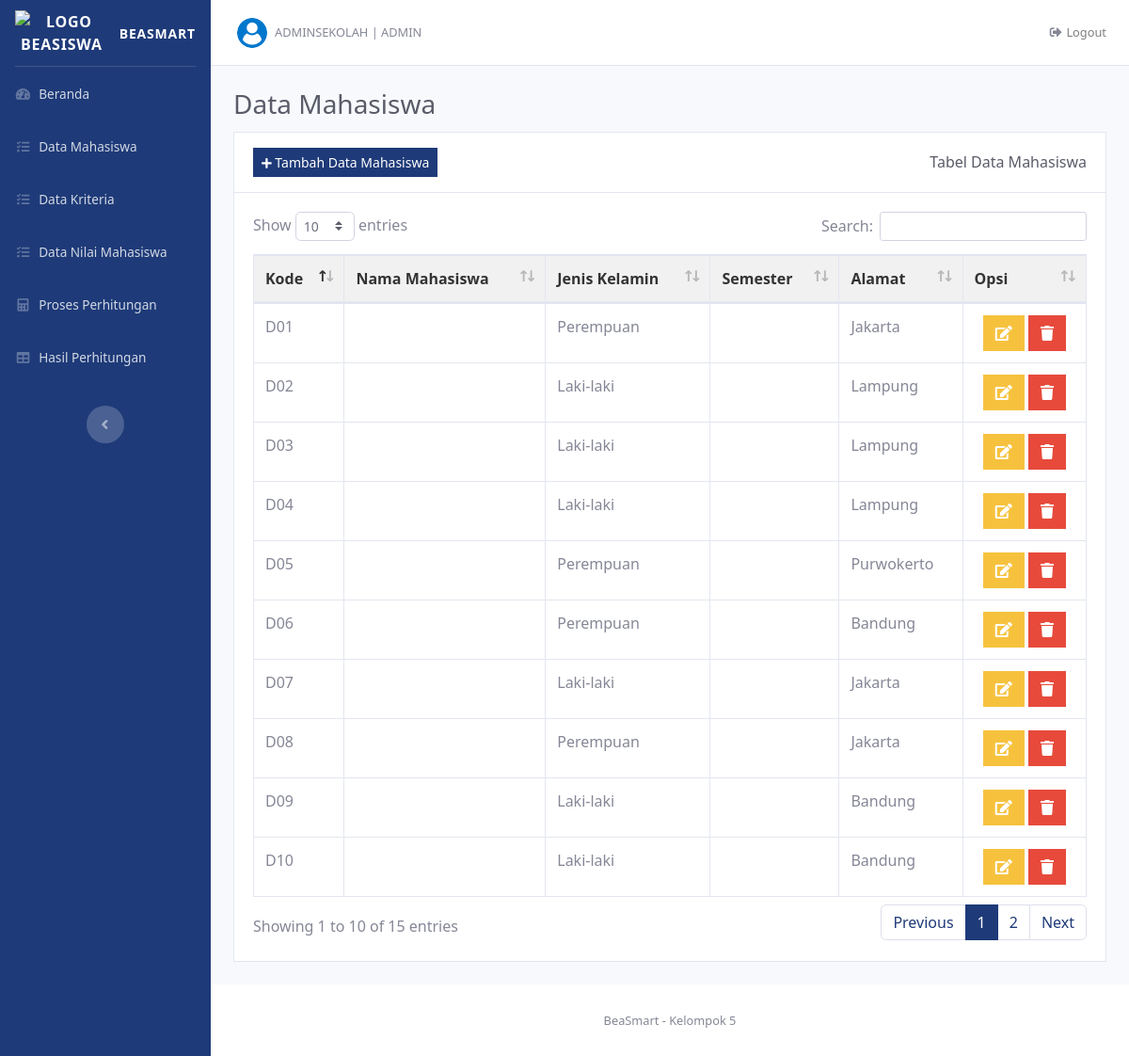
The app's page /index.php?page=data_mahasiswa (signed in) with its own data.
### tables this page shows
CREATE TABLE `data_alternatif` (
  `ID_Alter` int(15) NOT NULL,
  `Nama_Siswa` varchar(100) DEFAULT NULL,
  `Jenis_Kelamin` varchar(100) DEFAULT NULL,
  `Kelas` varchar(100) DEFAULT NULL,
  `Alamat` varchar(100) DEFAULT NULL
);

### pages/data_alternatif/data_alternatif.php (the view, shortened to what this page needs)
<?php
	$sql = "SELECT * FROM data_alternatif";
	$mahasiswa = mysqli_query($koneksi_db, $sql);
?>
<div class="d-sm-flex align-items-center justify-content-between mb-1">
	<h1 class="h3 text-gray-800">Data Mahasiswa</h1>
</div>
<div class="card mb-4 rounded-0">
    <div class="card-header bg-white py-3 d-flex align-items-center justify-content-between">
		<a href="index.php?page=tambah_alter" class="btn btn-custom btn-square btn-sm rounded-0">
	      <i class="fas fa-plus fa-sm"></i> Tambah Data Mahasiswa
	    </a>
        <h6 class="m-0 text-gray-800 d-none d-sm-block">Tabel Data Mahasiswa</h6>
    </div>
    <div class="card-body">
        <div class="table-responsive">
            <table class="table table-bordered" id="dataTable" width="100%" cellspacing="0">
                <thead>
                    <tr>
                        <th class="text-nowrap">Kode</th>
                        <th class="text-nowrap">Nama Mahasiswa</th>
                        <th class="text-nowrap">Jenis Kelamin</th>
                        <th class="text-nowrap">Semester</th>
                        <th class="text-nowrap">Alamat</th>
                        <th class="text-nowrap">Opsi</th>
                    </tr>
                </thead>
                <tbody>
                    <?php
                    $no = 0;
                    while ($alter = mysqli_fetch_assoc($mahasiswa)) :
                        $no++;
                    ?>
                        <tr>
                            <td class="text-nowrap"><?= 'D' . str_pad($no, 2, '0', STR_PAD_LEFT); ?></td>
                            <td class="text-nowrap text-uppercase"><?= htmlspecialchars($alter['Nama_Mahasiswa']); ?></td>
                            <td class="text-nowrap"><?= htmlspecialchars($alter['Jenis_Kelamin']); ?></td>
                            <td class="text-nowrap"><?= htmlspecialchars($alter['Semester']); ?></td>
                            <td class="text-nowrap"><?= htmlspecialchars($alter['Alamat']); ?></td>
                            <td class="text-center text-nowrap">
                                <a href="index.php?page=edit_alter&edit=<?= $alter['ID_Alter']; ?>" title="Edit Alternatif" class="btn btn-warning btn-square rounded-0">
                                    <i class="fas fa-edit"></i>
                                </a>
                                <button class="btn btn-danger btn-square rounded-0" title="Hapus Alternatif" data-toggle="modal" data-target="#hapusid<?= $alter['ID_Alter']; ?>">
                                    <i class="fas fa-trash"></i>
                                </button>
                            </td>
                        </tr>
                    <?php
                    endwhile;
                    ?>
                </tbody>
            </table>
        </div>
    </div>
</div>

### index.php (shortened to what this page needs)
<!DOCTYPE html>
<html lang="en">
<head>
    <link href="assets/vendor/fontawesome-free/css/all.min.css" rel="stylesheet" type="text/css">
    <link href="assets/css/sb-admin-2.min.css" rel="stylesheet">
    <link href="assets/vendor/datatables/dataTables.bootstrap4.min.css" rel="stylesheet">
</head>
<body id="page-top">
    <div id="wrapper">
        <ul class="navbar-nav bg-gradient sidebar sidebar-dark accordion" id="accordionSidebar">
            <a class="sidebar-brand d-flex align-items-center justify-content-center" href="index.php?page=dashboard">
                <div class="sidebar-brand-icon p-0">
                    <img src="assets/img/logo_beasiswa.png" alt="LOGO BEASISWA" class="img-profile">
                </div>
                <div class="sidebar-brand-text text-left font-weight-bold judul-navbar">BeaSmart</div>
            </a>
            <hr class="sidebar-divider my-0">
            <?php require 'template/sidebar_menu.php'; ?>
            <div class="text-center d-none d-md-inline mt-4">
                <button class="rounded-circle border-0" id="sidebarToggle"></button>
            </div>
        </ul>
        <div id="content-wrapper" class="d-flex flex-column">
            <div id="content">
                <nav class="navbar navbar-expand navbar-light bg-white topbar mb-4 static-top border-bottom">
                <?php require 'template/navbar.php'; ?>
                </nav>
                <div class="container-fluid">
                    <?php require 'config/control_pages.php'; ?>
                </div>
            </div>
            <footer class="sticky-footer bg-white">
                <div class="container my-auto">
                    <div class="copyright text-center my-auto">
                        <span>BeaSmart - Kelompok 5</span>
                    </div>
                </div>
            </footer>
        </div>
    </div>
</body>
</html>

### template/sidebar_menu.php (shortened to what this page needs)
<?php
    if (@$_GET['page'] == 'dashboard') {
        $activ1 = 'active';
        $activ2 = '';
        $activ3 = '';
        $activ4 = '';
        $activ5 = '';
        $activ6 = '';
        $activ7 = '';
        $activ8 = '';
    } else {
        $activ1 = '';
        $activ2 = '';
        $activ3 = '';
        $activ4 = '';
        $activ5 = '';
        $activ6 = '';
    }
?>
<li class="nav-item <?= $activ1 ?>">
    <a class="nav-link" href="index.php?page=dashboard">
        <i class="fas fa-fw fa-tachometer-alt"></i>
        <span>Beranda</span></a>
</li>
<li class="nav-item <?= $activ2 ?>">
    <a class="nav-link collapsed" href="index.php?page=data_mahasiswa"
        aria-expanded="true" aria-controls="collapseUtilities">
        <i class="fas fa-fw fa-tasks"></i>
        <span>Data Mahasiswa</span>
    </a>
</li>
<li class="nav-item <?= $activ3 ?>">
    <a class="nav-link collapsed" href="index.php?page=data_kriteria"
        aria-expanded="true" aria-controls="collapseUtilities">
        <i class="fas fa-fw fa-tasks"></i>
        <span>Data Kriteria</span>
    </a>
</li>
<li class="nav-item <?= $activ4 ?>">
    <a class="nav-link collapsed" href="index.php?page=data_penilaian"
        aria-expanded="true" aria-controls="collapseUtilities">
        <i class="fas fa-fw fa-tasks"></i>
        <span>Data Nilai Mahasiswa</span>
    </a>
</li>
<li class="nav-item <?= $activ5 ?>">
    <a class="nav-link collapsed" href="index.php?page=proses_perhitungan"
        aria-expanded="true" aria-controls="collapseUtilities">
        <i class="fas fa-fw fa-calculator"></i>
        <span>Proses Perhitungan</span>
    </a>
</li>
<li class="nav-item <?= $activ6 ?>">
    <a class="nav-link collapsed" href="index.php?page=hasil_perhitungan"
        aria-expanded="true" aria-controls="collapsePages">
        <i class="fas fa-fw fa-table"></i>
        <span>Hasil Perhitungan</span>
    </a>
</li>

### template/navbar.php (shortened to what this page needs)
<ul class="navbar-nav mr-auto">
    <li class="nav-item dropdown no-arrow">
        <a class="nav-link dropdown-toggle" href="#" id="userDropdown" role="button"
            data-toggle="dropdown" aria-haspopup="true" aria-expanded="false">
            <img class="img-profile rounded-circle"
                src="assets/img/user_2.png">
            <span class="ml-2 d-none d-md-inline text-gray-600 small text-uppercase"><?= $_SESSION['user']; ?> | Admin</span>
        </a>
    </li>
</ul>
<ul class="navbar-nav ml-auto">
    <a class="nav-link small" href="#" data-toggle="modal" data-target="#logoutModal"
    style="text-decoration: none;">
        <i class="fas fa-sign-out-alt fa-fw text-gray-600"></i> Logout
    </a>
</ul>

### config/control_pages.php (shortened to what this page needs)
<?php
	require 'connect_db.php';
	if (isset($_GET['page'])) {
		$pages = $_GET['page'];
		if ($pages === 'dashboard') {
			include 'pages/dashboard/dashboard.php';
		}
		else if ($pages === 'data_mahasiswa') {
			include 'pages/data_alternatif/data_alternatif.php';
		}
	} else {
		include 'pages/dashboard/dashboard.php';
	}
?>

### index.php (style rules this page uses)
* { font-family: "Segoe UI", Frutiger, "Frutiger Linotype", "Dejavu Sans", "Helvetica Neue", Arial, sans-serif; }
.sidebar { background-color: #1e3a78; }
.judul-navbar { font-size: 14px; margin-left: 12px; }
.img-profile { width: 50px; height: 50px; }
.btn-custom { background-color: #1e3a78; border-color: #1e3a78; color: white; }

### pages/data_alternatif/data_alternatif.php (style rules this page uses)
.table thead th { background-color: #f1f1f1; color: #333; }

### records on screen
data_alternatif: no "01", Jenis_Kelamin "Perempuan", Alamat "Jakarta"
data_alternatif: no "02", Jenis_Kelamin "Laki-laki", Alamat "Lampung"
data_alternatif: no "03", Jenis_Kelamin "Laki-laki", Alamat "Lampung"
data_alternatif: no "04", Jenis_Kelamin "Laki-laki", Alamat "Lampung"
data_alternatif: no "05", Jenis_Kelamin "Perempuan", Alamat "Purwokerto"
data_alternatif: no "06", Jenis_Kelamin "Perempuan", Alamat "Bandung"
data_alternatif: no "07", Jenis_Kelamin "Laki-laki", Alamat "Jakarta"
data_alternatif: no "08", Jenis_Kelamin "Perempuan", Alamat "Jakarta"
data_alternatif: no "09", Jenis_Kelamin "Laki-laki", Alamat "Bandung"
data_alternatif: no "10", Jenis_Kelamin "Laki-laki", Alamat "Bandung"

### other values on screen
$_SESSION['user'] "ADMINSEKOLAH"
